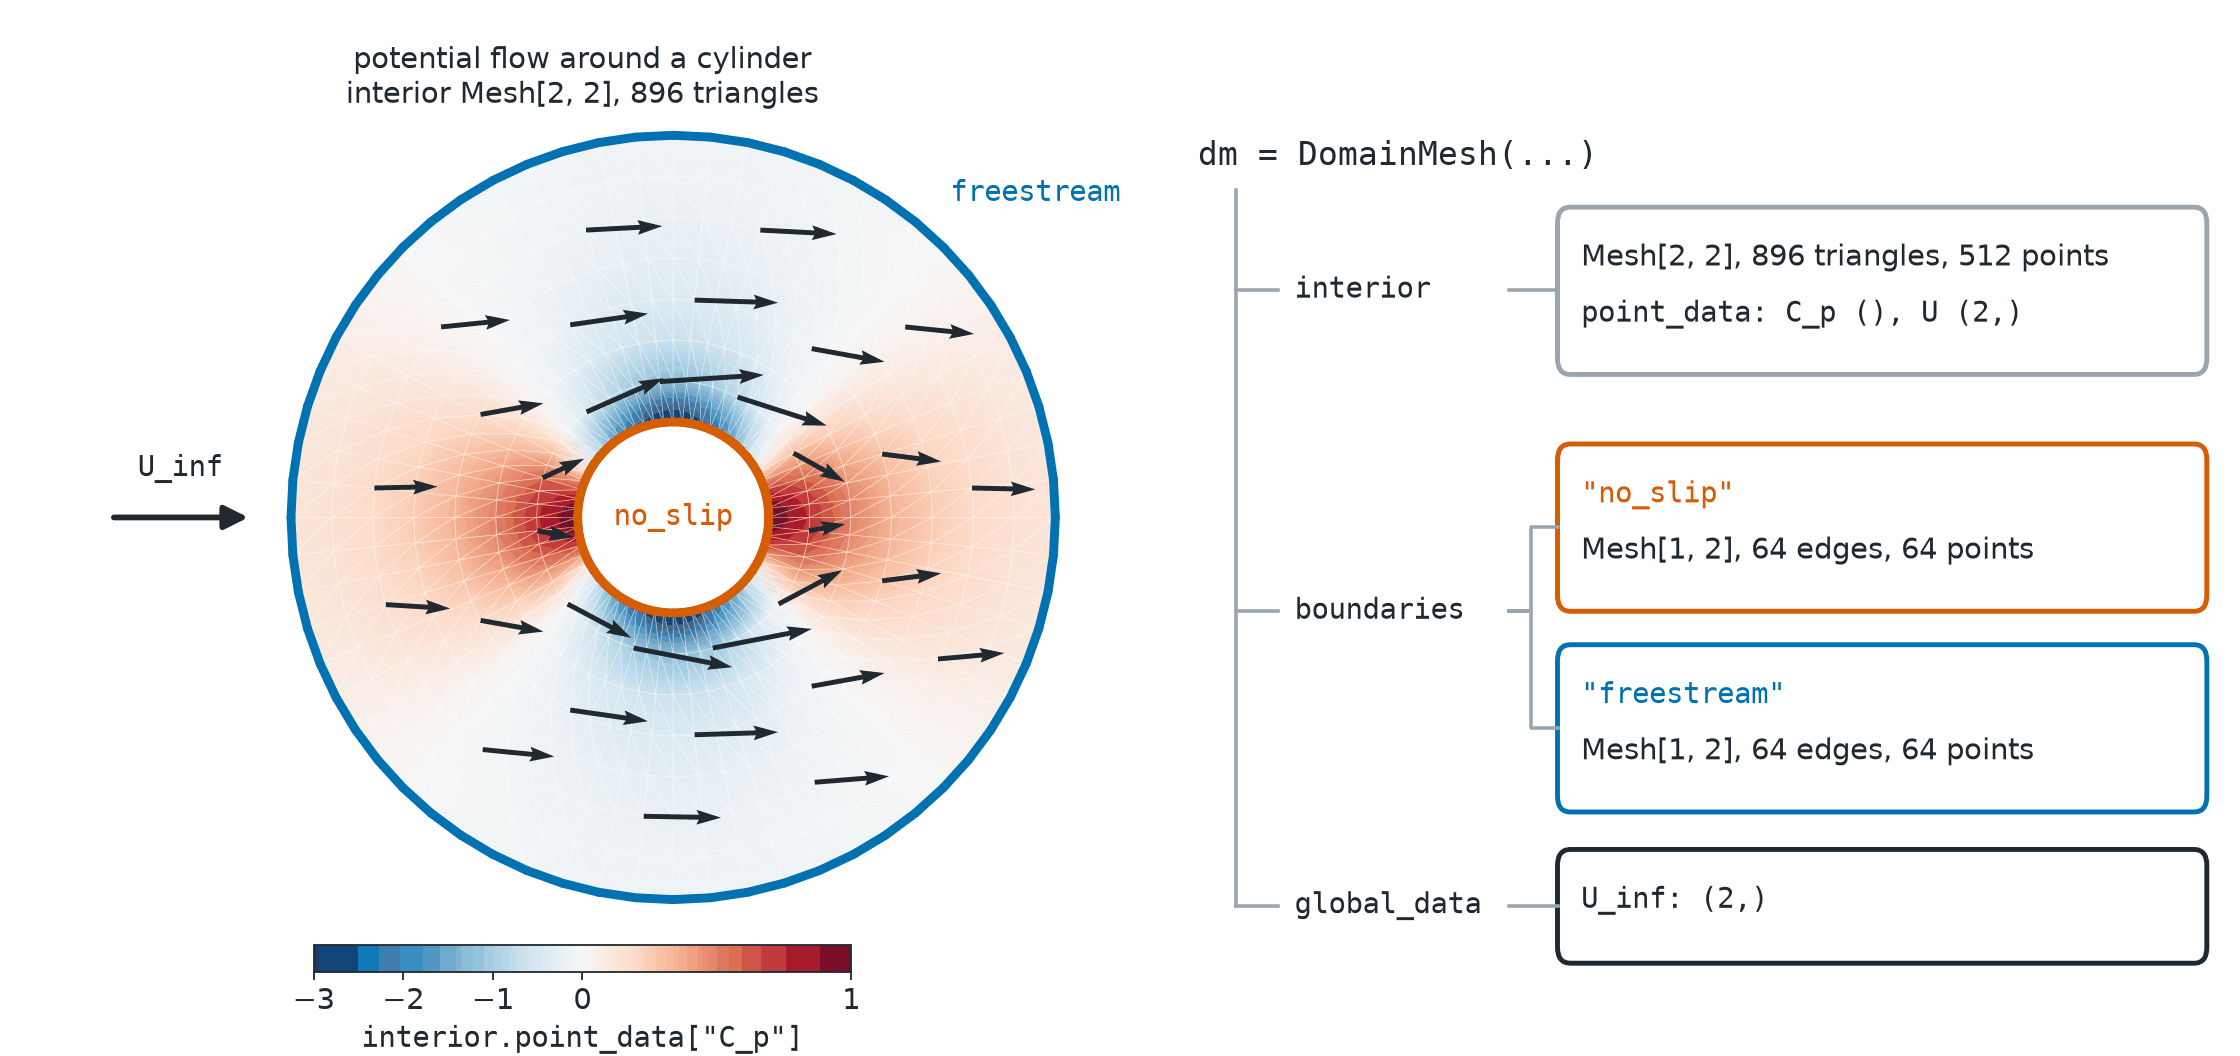

Generate this figure with Python:
# SPDX-FileCopyrightText: Copyright (c) 2023 - 2026 NVIDIA CORPORATION & AFFILIATES.
# SPDX-FileCopyrightText: All rights reserved.
# SPDX-License-Identifier: Apache-2.0
#
# Licensed under the Apache License, Version 2.0 (the "License");
# you may not use this file except in compliance with the License.
# You may obtain a copy of the License at
#
# http://www.apache.org/licenses/LICENSE-2.0
#
# Unless required by applicable law or agreed to in writing, software
# distributed under the License is distributed on an "AS IS" BASIS,
# WITHOUT WARRANTIES OR CONDITIONS OF ANY KIND, either express or implied.
# See the License for the specific language governing permissions and
# limitations under the License.

"""Draw the potential-flow cylinder DomainMesh of the User Guide and its three fields."""

from pathlib import Path

import matplotlib.pyplot as plt
import torch
from _style import (
    DIVERGING,
    EDGE,
    RESULT,
    SECOND,
    TEXT,
    clean_axis,
    mesh_label,
    save,
)
from matplotlib.collections import LineCollection
from matplotlib.colors import TwoSlopeNorm
from matplotlib.patches import FancyBboxPatch
from matplotlib.tri import Triangulation

from physicsnemo.mesh import DomainMesh
from physicsnemo.mesh.primitives.planar import annulus_2d

OUTPUT = Path(__file__).parent / "domain_mesh_anatomy.png"

GLOBAL = TEXT  # the freestream arrow and the global_data box
MONO = {"family": "DejaVu Sans Mono"}


def _build():
    """The code of the "Building a Domain" section of the User Guide, verbatim."""

    interior = annulus_2d.load(
        inner_radius=0.5, outer_radius=2.0, n_radial=8, n_angular=64
    )

    ### Potential flow around a cylinder of radius a = 0.5, freestream U_inf = (1, 0)
    x, y = interior.points.unbind(-1)
    r2 = x**2 + y**2
    U = torch.stack([1 - 0.25 * (x**2 - y**2) / r2**2, -0.5 * x * y / r2**2], dim=-1)
    interior.point_data["U"] = U
    interior.point_data["C_p"] = 1 - (U**2).sum(dim=-1)

    ### Split the boundary of the annulus by the radius of each edge
    boundary = interior.get_boundary_mesh()
    radius = boundary.cell_centroids.norm(dim=-1)
    wall = boundary.slice_cells(radius < 1.0).clean()
    farfield = boundary.slice_cells(radius > 1.0).clean()

    return DomainMesh(
        interior=interior,
        boundaries={"no_slip": wall, "freestream": farfield},
        global_data={"U_inf": torch.tensor([1.0, 0.0])},
    )


def _segments(mesh):
    """The edges of a Mesh[1, 2] as an array of segments."""

    return mesh.points.numpy()[mesh.cells.numpy()]


def _fields(data):
    """List the fields of a TensorDict with their per-row shapes."""

    return ", ".join(
        f"{key} {tuple(data[key].shape[1:])}" for key in sorted(data.keys())
    )


def _box(axis, x, y, width, height, color, lines, fill="white"):
    """Draw a rounded box with left-aligned lines of text."""

    axis.add_patch(
        FancyBboxPatch(
            (x, y - height),
            width,
            height,
            boxstyle="round,pad=0.0,rounding_size=0.12",
            facecolor=fill,
            edgecolor=color,
            linewidth=2.2,
        )
    )
    for i, (text, style) in enumerate(lines):
        axis.text(x + 0.22, y - 0.38 - 0.42 * i, text, va="center", **style)


def _draw_domain(axis, dm):
    """The interior colored by C_p, the boundaries, and the freestream arrow."""

    interior = dm.interior
    points = interior.points.numpy()
    triangulation = Triangulation(points[:, 0], points[:, 1], interior.cells.numpy())
    c_p = interior.point_data["C_p"].numpy()
    shading = axis.tripcolor(
        triangulation,
        c_p,
        shading="gouraud",
        cmap=DIVERGING,
        norm=TwoSlopeNorm(vmin=float(c_p.min()), vcenter=0.0, vmax=float(c_p.max())),
    )
    axis.triplot(triangulation, color="white", linewidth=0.35, alpha=0.6)

    # A sparse quiver of U: every sixth angle on three of the inner rings.
    radius = interior.points.norm(dim=-1).round(decimals=4)
    ring = torch.bucketize(radius, torch.unique(radius))
    angle = torch.atan2(interior.points[:, 1], interior.points[:, 0])
    k = (angle / (2 * torch.pi / 64)).round().long()
    sparse = torch.isin(ring, torch.tensor([1, 3, 5])) & ((k + ring) % 6 == 0)
    U = interior.point_data["U"][sparse].numpy()
    axis.quiver(
        points[sparse.numpy(), 0],
        points[sparse.numpy(), 1],
        U[:, 0],
        U[:, 1],
        color=TEXT,
        scale=14.0,
        width=0.005,
        zorder=3,
    )

    colors = {"no_slip": RESULT, "freestream": SECOND}
    for key in dm.boundaries.keys():
        axis.add_collection(
            LineCollection(
                _segments(dm.boundaries[key]),
                colors=colors[key],
                linewidths=4.0,
                capstyle="round",
                zorder=4,
            )
        )

    # The freestream velocity, a global_data vector, enters from the left.
    u_inf = dm.global_data["U_inf"].numpy()
    start = (-2.95, 0.0)
    axis.annotate(
        "",
        xy=(start[0] + 0.75 * u_inf[0], start[1] + 0.75 * u_inf[1]),
        xytext=start,
        arrowprops={
            "arrowstyle": "-|>",
            "color": GLOBAL,
            "lw": 2.6,
            "mutation_scale": 22,
        },
    )
    axis.text(-2.58, 0.18, "U_inf", ha="center", va="bottom", color=GLOBAL, **MONO)
    axis.text(0.0, 0.0, "no_slip", ha="center", va="center", color=RESULT, **MONO)
    axis.text(1.45, 1.62, "freestream", ha="left", va="bottom", color=SECOND, **MONO)
    clean_axis(axis, ((-3.05, 2.1), (-2.1, 2.1)))
    return shading


def _draw_tree(axis, dm):
    """The three fields of the DomainMesh as a tree of boxes."""

    interior = dm.interior
    axis.set_xlim(0.0, 9.6)
    axis.set_ylim(1.45, 8.0)
    axis.set_axis_off()

    axis.text(0.1, 7.7, "dm = DomainMesh(...)", va="center", fontsize=15, **MONO)
    trunk, left, width = 0.45, 3.45, 6.05

    def branch(y, name, color, targets):
        """A branch from the trunk to a field name, and on to its boxes."""

        axis.plot([trunk, trunk + 0.4], [y, y], color=EDGE, linewidth=1.6)
        axis.text(trunk + 0.55, y, name, va="center", color=color, **MONO)
        for target in targets:
            axis.plot(
                [3.0, 3.2, 3.2, left],
                [y, y, target, target],
                color=EDGE,
                linewidth=1.6,
            )

    # Each box: (top, height, border color, lines of text).
    branch(6.7, "interior", TEXT, [6.7])
    _box(
        axis,
        left,
        7.32,
        width,
        1.25,
        EDGE,
        [
            (mesh_label(interior, "triangles") + f", {interior.n_points} points", {}),
            (f"point_data: {_fields(interior.point_data)}", MONO),
        ],
    )

    keys = list(dm.boundaries.keys())
    tops = [5.55 - 1.5 * i for i in range(len(keys))]
    branch(4.3, "boundaries", TEXT, [top - 0.62 for top in tops])
    for key, top in zip(keys, tops):
        color = {"no_slip": RESULT, "freestream": SECOND}[key]
        patch = dm.boundaries[key]
        _box(
            axis,
            left,
            top,
            width,
            1.25,
            color,
            [
                (f'"{key}"', {"color": color, **MONO}),
                (mesh_label(patch, "edges") + f", {patch.n_points} points", {}),
            ],
        )

    branch(2.1, "global_data", GLOBAL, [2.1])
    _box(
        axis, left, 2.52, width, 0.85, GLOBAL, [(_fields_global(dm.global_data), MONO)]
    )
    axis.plot([trunk, trunk], [7.45, 2.1], color=EDGE, linewidth=1.6)


def _fields_global(data):
    """List global_data entries with their full shapes."""

    return ", ".join(f"{key}: {tuple(data[key].shape)}" for key in sorted(data.keys()))


def main():
    """Generate the documentation image."""

    dm = _build()

    figure = plt.figure(figsize=(14.0, 6.6))
    domain_axis = figure.add_axes((0.01, 0.13, 0.5, 0.76))
    tree_axis = figure.add_axes((0.53, 0.06, 0.46, 0.83))

    shading = _draw_domain(domain_axis, dm)
    domain_axis.set_title(
        "potential flow around a cylinder\n"
        f"interior {mesh_label(dm.interior, 'triangles')}"
    )
    colorbar_axis = figure.add_axes((0.14, 0.08, 0.24, 0.025))
    colorbar = figure.colorbar(shading, cax=colorbar_axis, orientation="horizontal")
    colorbar.set_label('interior.point_data["C_p"]', **MONO)

    _draw_tree(tree_axis, dm)
    save(figure, OUTPUT)


if __name__ == "__main__":
    main()
